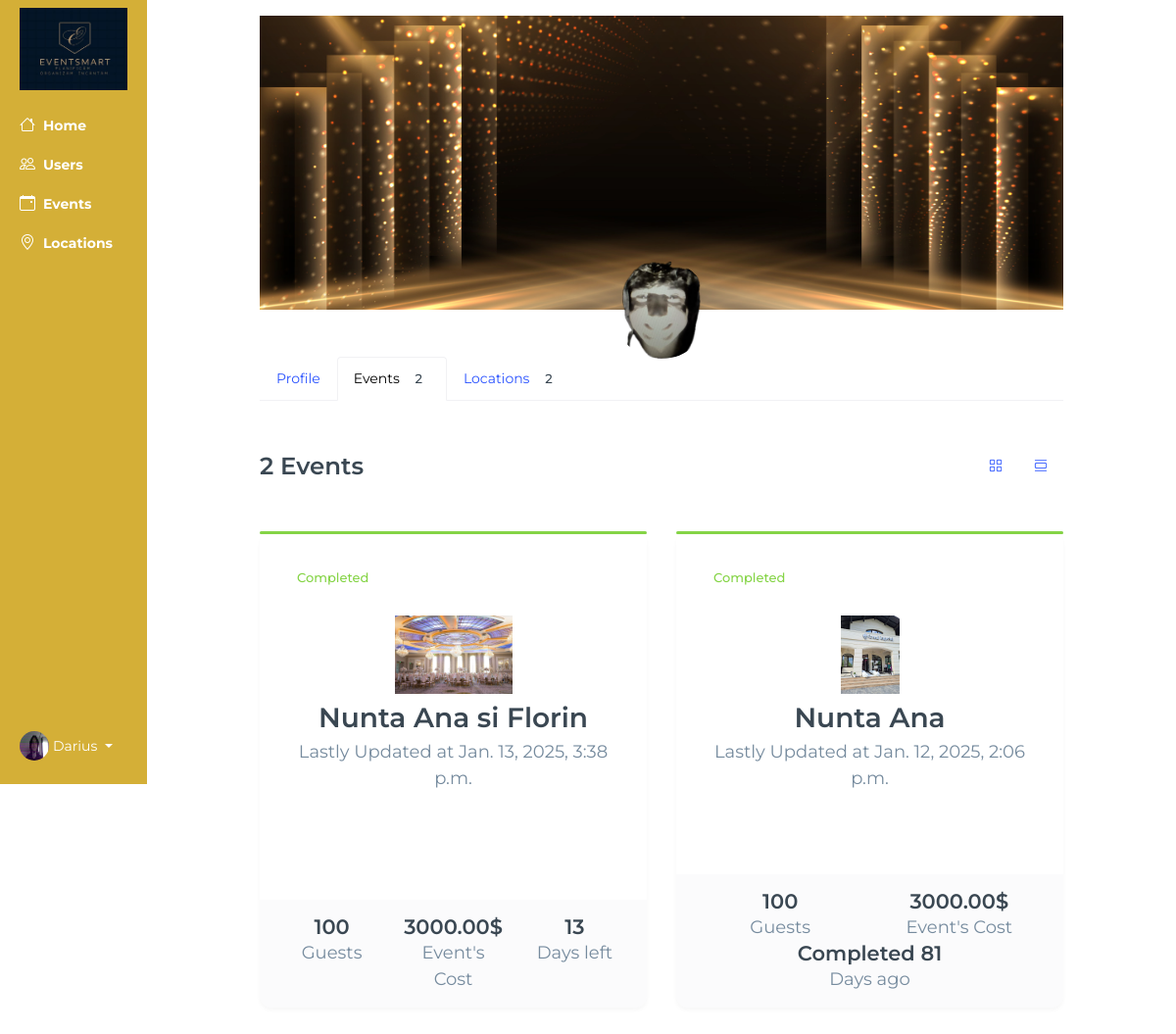
The app's page /view_user_events/Emhasce/ (signed in) with its own data.
### base/models.py (models this page shows, shortened)
class Profile(models.Model):
    user = models.ForeignKey(User, on_delete=models.CASCADE, null=True, blank=True, default=get_default_user)
    username = models.CharField(max_length=150, unique=True)
    password = models.CharField(max_length=128)
    email = models.EmailField()
    description = models.TextField(null=True, blank=True)
    photo = models.ImageField(upload_to='profile_photos/', null=True, blank=True)
    approved = models.BooleanField(default=False)
    number = models.CharField(max_length=15,default="+(40) 748364823")
    age = models.IntegerField(default=20)
    first_name = models.CharField(null=True, blank=True,max_length=15)
    last_name = models.CharField(null=True, blank=True,max_length=15)
    location = models.CharField(null=True, blank=True,max_length=60)
    street = models.CharField(null=True, blank=True,max_length=100)
    zip_code = models.CharField(null=True, blank=True,max_length=10)
    facebook = models.CharField(null=True, blank=True,max_length=100)
    work_link = models.CharField(null=True, blank=True,max_length=100)
    google_link = models.CharField(null=True, blank=True,max_length=100)
    country = models.CharField(null=True, blank=True,max_length=100)
    created_at = models.DateTimeField(auto_now_add=True)
    USER_TYPE_CHOICES = (
        ('admin', 'Admin'),
        ('organizer', 'Organizer'),
        ('guest', 'Guest'),
        ('staff', 'Staff')
    )
    user_type = models.CharField(
        max_length=20,
        choices=USER_TYPE_CHOICES,
        default='guest'
    )

class Event(models.Model):
    location = models.ForeignKey(Location, on_delete=models.SET_NULL, null=True, blank=True)
    event_name = models.CharField(max_length=100)
    event_date = models.DateField()
    event_time = models.TimeField()
    event_description = models.TextField(null=True, blank=True)
    created_at = models.DateTimeField(auto_now_add=True)
    guests = models.ManyToManyField(Guests, related_name='events', blank=True)
    completed = models.BooleanField(default=False)
    types = models.ManyToManyField(Type, blank=True)
    cost = models.DecimalField(max_digits=10, decimal_places=2, default= 3000)
    updated_at = models.DateTimeField(auto_now=True)
    is_canceled = models.BooleanField(default=False)
    organized_by = models.ForeignKey(
            User,
            on_delete=models.CASCADE,
            related_name="organized_events",
            blank=True,
            null=True
        )

class Location(models.Model):
    owner = models.ForeignKey(User, on_delete=models.SET_NULL, null=True)
    name = models.CharField(max_length=100)
    description = models.TextField(null=True, blank=True)
    gallery = models.ImageField(upload_to='images/', null=True, blank=True)
    location = models.TextField(max_length=30)
    types = models.ManyToManyField(Type, blank=True)
    seats_numbers = models.IntegerField(null=True, blank=True)
    created_at = models.DateTimeField(auto_now_add=True)
    cost = models.DecimalField(max_digits=12, decimal_places=2,default=3000)
    number = models.CharField(max_length=20, default="+(40) 74 83 64 823")

### base/views.py (the view)
@login_required(login_url='/login')
def viewUserEvents(request, pk):
    if not request.user.is_superuser:
            return HttpResponse("Only admin can access this page.")
    user = User.objects.get(username=pk)
    ev_count = 0
    events = Event.objects.filter(organized_by=user).order_by('-updated_at')
    for event in events:
        ev_count += 1
    time_left = {}
    for event in events:
        now = timezone.now()
        time_diff = event.event_date - now.date()
        time_left[event.event_name] = abs(time_diff.days)
    now = timezone.now().date()
    locations = Location.objects.filter(owner=user)
    loc_count = locations.count()
    print(time_left)
    print(now)
    context = {
        'loc_count':loc_count,
        'now':now,
        'ev_count':ev_count,
        'user':user,
        'events':events,
        'time_left': time_left,
    }
    return render(request, 'base/admin-user-events.html', context)

### base/context_processors.py (called while the page is built)
def media_url(request):
    return {
        'MEDIA_URL': settings.MEDIA_URL
    }

### base/templatetags/custom_filters.py (called while the page is built)
@register.filter(name='get_item')
def get_item(dictionary, key):
    return dictionary.get(key)

### base/templates/base/admin-user-events.html (shortened to what this page needs)
{% extends 'main.html' %}
{% load custom_filters %}
{% block content %}
<div class="container-fluid">
    <div class="row flex-nowrap">
<div class="col-auto siderbar forevents col-md-2 px-sm-1 px-0" style="flex: 0 0 12.5%; max-width: 12.5%;">
                <div class="d-flex flex-column align-items-center align-items-sm-start px-3 pt-2 text-white min-vh-100">
                    <a href="{% url 'home-admin' %}" class="d-flex align-items-center pb-3 mb-md-0 me-md-auto text-white text-decoration-none">
                        <img class="navbar-brand" style="width:100%" src="{{ MEDIA_URL }}logos/logo.jpg" alt="EventEase Logo">
                    </a>
                <ul class="nav nav-pills flex-column text-white mb-sm-auto mb-0 align-items-center align-items-sm-start" id="menu">
                    <li class="nav-item">
                        <a href="{% url 'home-admin' %}" class="nav-link align-middle px-0 text-white">
                            <i class="fs-4 bi-house"></i>
                            <span class="ms-1 d-none d-sm-inline">Home</span>
                        </a>
                    </li>
                    <li>
                        <a href="{% url 'users' %}" class="nav-link px-0 align-middle text-white">
                            <i class="fs-4 bi-people"></i>
                            <span class="ms-1 d-none d-sm-inline">Users</span>
                        </a>
                    </li>
                    <li>
                        <a href="{% url 'admin-events' %}" class="nav-link px-0 align-middle text-white">
                            <i class="fs-4 bi-calendar-event"></i>
                            <span class="ms-1 d-none d-sm-inline">Events</span>
                        </a>
                    </li>
                    <li>
                        <a href="{% url 'admin-locations' %}" class="nav-link px-0 align-middle text-white">
                            <i class="fs-4 bi-geo-alt"></i>
                            <span class="ms-1 d-none d-sm-inline">Locations</span>
                        </a>
                    </li>
                </ul>
                <div class="dropdown pb-4">
                    <a href="#" class="d-flex align-items-center text-white text-decoration-none dropdown-toggle"
                        id="dropdownUser1" data-bs-toggle="dropdown" aria-expanded="false">
                        <img src="{{ request.user.profile_set.first.photo.url }}" alt="hugenerd" width="30" height="30"
                            class="rounded-circle">
                        <span class="d-none d-sm-inline mx-1">{{ request.user.username }}</span>
                    </a>
                </div>
            </div>
        </div>
        <div class="col py-3 events">
         <link href="https://maxcdn.bootstrapcdn.com/font-awesome/4.3.0/css/font-awesome.min.css" rel="stylesheet">
         <div class="content container-fluid">
            <div class="row justify-content-lg-center">
               <div class="col-lg-10">
                <div class="profile-cover" style="position: relative;">
                    <div class="profile-cover-img-wrapper">
                        <img style="width: 100%; height: 300px; object-fit:cover;" class="logo" src="{{ MEDIA_URL }}logos/Login Picture.jpg" alt="EventEase Logo">
                    </div>
                </div>
                <div class="text-center mb-5" style="position: relative;">
                    <div class="avatar avatar-xxl avatar-circle profile-cover-avatar"
                         style="position: absolute; top: -50px; left: 50%; transform: translateX(-50%);">
                        <img class="avatar-img"
                             style="width: 100px; height: 100px; border-radius: 50%;"
                             src="{{ user.profile_set.first.photo.url }}"
                             alt="Image Description">
                    </div>
                </div>
                  <div class="js-nav-scroller hs-nav-scroller-horizontal mb-5">
                     <ul class="nav nav-tabs align-items-center">
                        <li class="nav-item">
                           <a class="nav-link " href="{% url 'view_user_admin' user.username %}">Profile</a>
                        </li>
                        <li class="nav-item">
                           <a class="nav-link active" href="">Events <span class="badge bg-soft-dark text-dark rounded-circle ms-1">{{ ev_count }}</span></a>
                        </li>
                        <li class="nav-item">
                           <a class="nav-link " href="{% url 'view_user_locations' user.username %}">Locations <span class="badge bg-soft-dark text-dark rounded-circle ms-1">{{ loc_count }}</span></a>
                        </li>
                     </ul>
                  </div>
                  <div class="row align-items-center mb-5">
                     <div class="col">
                        <h3 class="mb-0">{{ ev_count }} {% if ev_count == 0 %}No Events {% elif ev_count == 1 %} Event {% else  %} Events {% endif %} </h3>
                     </div>
                     <div class="col-auto">
                        <ul class="nav nav-segment" id="projectsTab" role="tablist">
                           <li class="nav-item" role="presentation">
                              <a class="nav-link active" id="grid-tab" data-bs-toggle="tab" href="#grid" role="tab" aria-controls="grid" aria-selected="true" title="Column view">
                              <i class="bi-grid"></i>
                              </a>
                           </li>
                           <li class="nav-item" role="presentation">
                              <a class="nav-link" id="list-tab" data-bs-toggle="tab" href="#list" role="tab" aria-controls="list" aria-selected="false" title="List view" tabindex="-1">
                              <i class="bi-view-list"></i>
                              </a>
                           </li>
                        </ul>
                     </div>
                  </div>
                  <div class="tab-content" id="projectsTabContent">
                     <div class="tab-pane fade show active" id="grid" role="tabpanel" aria-labelledby="grid-tab">
                        <div class="row row-cols-1 row-cols-md-2">
                            {% for event in events %}
                           <div class="col mb-3 mb-lg-5">
                              <div class="card card-hover-shadow text-center h-100">
                                {% if event.event_date > now %}
                                <div class="card-progress-wrap">
                                    <div class="progress card-progress">
                                       <div class="progress-bar" role="progressbar" style="width: 77%" aria-valuenow="77" aria-valuemin="0" aria-valuemax="100"></div>
                                    </div>
                                 </div>
                                 <div class="card-body">
                                    <div class="row align-items-center text-start mb-4">
                                       <div class="col">
                                          <span class="badge bg-soft-primary text-primary p-2">In progress</span>
                                       </div>
                                {% elif event.event_date < now  %}
                                <div class="card-progress-wrap">
                                    <div class="progress card-progress">
                                       <div class="progress-bar bg-success" role="progressbar" style="width: 100%" aria-valuenow="100" aria-valuemin="0" aria-valuemax="100"></div>
                                    </div>
                                 </div>
                                 <div class="card-body">
                                    <div class="row align-items-center text-start mb-4">
                                       <div class="col">
                                          <span class="badge bg-soft-success text-success p-2">Completed</span>
                                       </div>
                                    {% endif %}
                                    </div>
                                    <div class="d-flex justify-content-center mb-2">
                                       <img class="" style="height: 80px;" src="{{ event.location.gallery.url }}" alt="Image Description">
                                    </div>
                                    <div class="mb-4">
                                       <h2 class="mb-1">{{ event.event_name }}</h2>
                                       <span class="fs-5">Lastly Updated at {{ event.updated_at }}</span>
                                    </div>
                                 </div>
                                 <div class="card-footer">
                                    <div class="row col-divider">
                                       <div class="col">
                                          <span class="h4">{{ event.guests.count }}</span>
                                          <span class="d-block fs-5">Guests</span>
                                       </div>
                                       <div class="col">
                                          <span class="h4">{{ event.cost }}$</span>
                                          <span class="d-block fs-5">Event's Cost</span>
                                       </div>
                                       <div class="col">
                                          <span class="h4">{% if event.completed == False %}
                                            {{ time_left|get_item:event.event_name }}
                                            {% else %}
                                            Completed {{ time_left|get_item:event.event_name }}
                                            {% endif %}
                                          </span>
                                          <span class="d-block fs-5">
                                             {% if event.completed == False %}
                                             Days left
                                             {% else %}
                                             Days ago
                                             {% endif %}
                                          </span>
                                       </div>
                                    </div>
                                 </div>
                              </div>
                           </div>
                           {% endfor %}
                        </div>
                     </div>
                  </div>
               </div>
            </div>
         </div>
    </div>
</div>
{% endblock content %}

### static/css/styles.css (style rules this page uses)
body { font-family: Arial, sans-serif; background-color: #FAF9F6; margin: 0; }
a { color: #D4AF37; text-decoration: none; }
.task_manager span, a { margin-left: auto; }
:root { --primary-color: #2E8B57; --secondary-color: #D4AF37; --text-color: #002B5B; }

### static/css/sidebar-admin.css (style rules this page uses)
.col-auto.siderbar { background: #D4AF37 !important; }
#menu li { font-weight: bold !important; }
#menu li, .dropdown { transition: transform 0.5s ease; }
#dropdownUser1::after { transition:transform 0.2s ease; }

### static/css/admin-locations.css (style rules this page uses)
.col-auto.col-md-2.forevents { position:fixed; }
.col.py-3.events { margin-left: 12.5%; overflow-y: auto; max-width: 100%; }
.col.py-3.events { overflow:hidden; }
.nav-link { color:#D4AF37; }
.dropdown { position: relative; }

### records on screen
Event: event_date "Completed", location.gallery (picture), event_name "Nunta Ana si Florin", updated_at "Jan. 13, 2025, 3:38 p.m.", guests.count "100", cost "3000.00", event_name "13", completed "Days left"
Event: event_date "Completed", location.gallery (picture), event_name "Nunta Ana", updated_at "Jan. 12, 2025, 2:06 p.m.", guests.count "100", cost "3000.00", event_name "81", completed "Days ago"

### other values on screen
{{ request.user.username }} "Darius"
{{ ev_count }} "2"
{{ loc_count }} "2"
